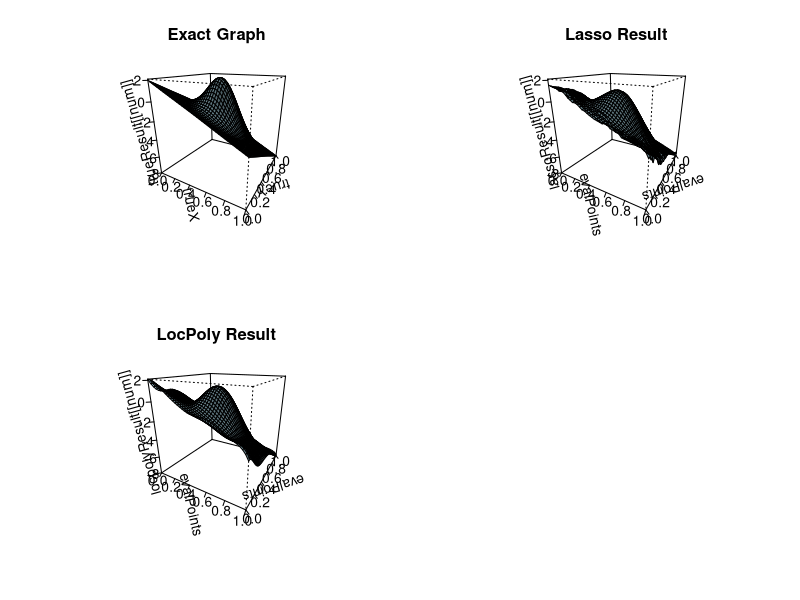

Source code (R):
library(KernSmooth)
library(graphics)
library(grDevices)
library(mvtnorm)
library(glmnet)
library(scatterplot3d)
library(interp)

#This file produces an iteration of the LPR Smoothing method in 3 dimensions
#It outputs results that can plot up to the 3rd derivatives of the predictons
#and compare with desired result and the locpoly method using the PlotData
#function.

#This only works for a single equation and cannot be swapped without manually
#changing equations to compare with

#Helper Functions----
build2DFeature <- function(midX, midY, xValues, yValues){
  
  X <- matrix(nrow=length(xValues), ncol=9)
  
  X[,1] <- (xValues - midX)
  X[,2] <- (yValues - midY)
  X[,3] <- ((xValues - midX)**2)/2
  X[,4] <- (xValues - midX)*(yValues - midY)
  X[,5] <- ((yValues - midY)**2)/2
  X[,6] <- ((xValues - midX)**3)/6
  X[,7] <- ((xValues - midX)**2 * (yValues - midY)) /2
  X[,8] <- ((xValues - midX) * (yValues - midY)**2) /2
  X[,9] <- ((yValues - midY)**3)/6
  
  return(X)
}

epan <- function(x, bandwidth){
  return(3/4 * (1-x**2))
}

computeWeights <- function(x, midpoint, bandwidth){
  output <- vector(length=length(x))
  for(i in 1:length(x)){
    
    diff <- abs(x[i]-midpoint) / bandwidth
    if(diff > 1){output[i] <- 0}
    else{output[i] <- epan(diff)/ (bandwidth)}
    
  }
  return(output)
}

buildLassoMatricies <- function(x,y,z, evalPoints, numPoints, length, Xbandwidth, Ybandwidth){
  
  
  ListOfLassoMatricies <- vector(mode='list', length=10)
  for(i in 1:10){ListOfLassoMatricies[[i]] <- matrix(nrow=length, ncol=length)}
  
  for(i in 1:length){
    currentX <- evalPoints[i]
    for(j in 1:length){
      currentY <- evalPoints[j]
      
      X <- build2DFeature(currentX, currentY, x, y)
      
      xWeights <- computeWeights(x, currentX, Xbandwidth)
      yWeights <- computeWeights(y, currentY, Ybandwidth)
      weights <- xWeights * yWeights
      
      lassoFit <- cv.glmnet(X, z, weights = weights, standardize=TRUE)
      lassoCoef <- as.vector(coef(lassoFit, s="lambda.min"))
      
      for(k in 1:10){
        ListOfLassoMatricies[[k]][i,j] <- lassoCoef[k]
      }
    }
    print(i)
  }
  return(ListOfLassoMatricies)
}


buildLocPolyMatricies <- function(x,y,z, degree, Xbandwidth, Ybandwidth){
  LLResult <- interp::locpoly(x,y,z, degree=degree, pd='all',
                  h=c(Xbandwidth, Ybandwidth))
  
  ListOfLocPolyMatricies <- vector(mode='list', length=10)
  ListOfLocPolyMatricies[[1]] <- LLResult$z
  ListOfLocPolyMatricies[[2]] <- LLResult$zx
  ListOfLocPolyMatricies[[3]] <- LLResult$zy
  ListOfLocPolyMatricies[[4]] <- LLResult$zxx
  ListOfLocPolyMatricies[[5]] <- LLResult$zxy
  ListOfLocPolyMatricies[[6]] <- LLResult$zyy
  ListOfLocPolyMatricies[[7]] <- LLResult$zxxx
  ListOfLocPolyMatricies[[8]] <- LLResult$zxxy
  ListOfLocPolyMatricies[[9]] <- LLResult$zxyy
  ListOfLocPolyMatricies[[10]] <- LLResult$zyyy

  return(ListOfLocPolyMatricies)
}


PlotData <- function(num, limits = NULL){
  #Plotting
  par(mfrow=c(2,2))
  if(is.null(limits)){
    persp(trueX, trueY, trueResult[[num]], col='lightblue',theta=30, phi=20,
          ticktype='detailed', shade=0.3, main="Exact Graph")
    persp(evalPoints, evalPoints, lassoResult[[num]], col='lightblue',theta=30, phi=20,
          ticktype='detailed', shade=0.3, main="Lasso Result")
    persp(evalPoints, evalPoints, locpolyResult[[num]], col='lightblue',theta=30, phi=20,
          ticktype='detailed', shade=0.3, main="LocPoly Result")
  }else{
    persp(trueX, trueY, trueResult[[num]], col='lightblue',theta=30, phi=20,
          ticktype='detailed', shade=0.3, main="Exact Graph", zlim=limits)
    persp(evalPoints, evalPoints, lassoResult[[num]], col='lightblue',theta=30, phi=20,
          ticktype='detailed', shade=0.3, main="Lasso Result", zlim=limits)
    persp(evalPoints, evalPoints, locpolyResult[[num]], col='lightblue',theta=30, phi=20,
          ticktype='detailed', shade=0.3, main="LocPoly Result", zlim=limits)
  }
  
}


CalculateErrors <- function(trueResult, lassoResult, locpolyResult){
  
  LassoError <- vector(length=10)
  LocpolyError <- vector(length=10)
  
  for(i in 1:10){
    LassoError[i] <- sum((lassoResult[[1]] - trueResult[[i]])**2) / length(lassoResult[[1]])
    LocpolyError[i] <- sum((locpolyResult[[1]] - trueResult[[i]])**2) / length(lassoResult[[1]])
  }
  LassoDoesBetter <- LassoError < LocpolyError
  AllErrorData <- data.frame("LassoMSE" = LassoError, "LocpolyMSE" = LocpolyError,
                             "LassoBetter" = LassoDoesBetter)
  return(AllErrorData)
}


#Functions for comparing derivatives----
f <- function(x,y){return(2-5*x-5*y +5*exp(-20*(x-0.5)**2 -20*(y-0.5)**2))}

fx <- function(x,y){return(-200*(x-0.5)*exp(-20*(x-0.5)**2 -20*(y-0.5)**2) - 5)}
fxx <- function(x,y){return((8000*(x**2) - 8000*x + 1800)*exp(-20*(x-0.5)**2 - 20*(y-0.5)**2))}
fxxx <- function(x,y){return(-1*(320000*(x**3) - 480000*(x**2) + 216000*x - 28000)*exp(-20*(x-0.5)**2 -20*(y-0.5)**2))}

fy <- function(x,y){return(-200*(y-0.5)*exp(-20*(y-0.5)**2 - 20*(x-0.5)**2) - 5)}
fyy <- function(x,y){return((8000*(y**2) - 8000*y + 1800)*exp(-20*(y-0.5)**2 - 20*(x-0.5)**2))}
fyyy <- function(x,y){return(-1*(320000*(y**3) - 480000*(y**2) + 216000*y - 28000)*exp(-20*(y-0.5)**2 -20*(x-0.5)**2))}

fxy <- function(x,y){return(2000*(2*x - 1)*(2*y - 1)*exp(-20*(y-0.5)**2 - 20*(x-0.5)**2))}
fxxy <- function(x,y){return(-4000*(40*(x**2) - 40*x +9)*(2*y - 1)*exp(-20*(y-0.5)**2 - 20*(x-0.5)**2))}
fxyy <- function(x,y){return(-4000*(40*(y**2) - 40*y +9)*(2*x - 1)*exp(-20*(y-0.5)**2 - 20*(x-0.5)**2))}

#Script Parameters----
length <- 40
xylim <- c(0,1)
numPoints <- 500
sigma <- sqrt(0.5)

#Defining matricies of true data for the function and all its derivatives----
trueX <- trueY <- seq(xylim[1], xylim[2], length.out = length)
trueResult <- vector(mode='list', length=10)
trueResult[[1]] <- outer(trueX, trueY, f)
trueResult[[2]] <- outer(trueX, trueY, fx)
trueResult[[3]] <- outer(trueX, trueY, fy)
trueResult[[4]] <- outer(trueX, trueY, fxx)
trueResult[[5]] <- outer(trueX, trueY, fxy)
trueResult[[6]] <- outer(trueX, trueY, fyy)
trueResult[[7]] <- outer(trueX, trueY, fxxx)
trueResult[[8]] <- outer(trueX, trueY, fxxy)
trueResult[[9]] <- outer(trueX, trueY, fxyy)
trueResult[[10]] <- outer(trueX, trueY, fyyy)

#Script----
#x/y values we evaluate the function at
evalPoints <- trueX

#Building Data
x <- sort(runif(numPoints, min=xylim[1], max=xylim[2]))
y <- runif(numPoints, min=xylim[1], max=xylim[2])
y <- y[order(match(y, x))]
z <- f(x, y) + rnorm(numPoints, sd=sigma)

generatedData <- data.frame("x"=x, "y"=y, "z"=z)


#Bandwidths
Xbandwidth <- dpill(x,z) * 6
Ybandwidth <- dpill(y,z) * 6

#Building Nonparametric models

lassoResult <- buildLassoMatricies(x, y, z, evalPoints, numPoints, length, Xbandwidth, Ybandwidth)
domainSize <- xylim[2] - xylim[1]
locpolyResult <- buildLocPolyMatricies(x,y,z, degree=3, Xbandwidth/domainSize, Ybandwidth/domainSize)
ErrorDf <- CalculateErrors(trueResult, lassoResult, locpolyResult)

#Creating object that holds all data from simulation
LPRResults <- vector(mode="list", 0)
LPRResults$generatedData <- generatedData
LPRResults$ErrorDf <- ErrorDf
LPRResults$lassoResult <- lassoResult
LPRResults$locpolyResult <- locpolyResult

#Defining xylim's to better see plots
flim <- c(-8,2.1)
fxlim <- c(-25, 15)
fylim <- c(-25,15)
fxxxlim <- c(-1500,1500)
PlotData(1, flim)
LPRResults
